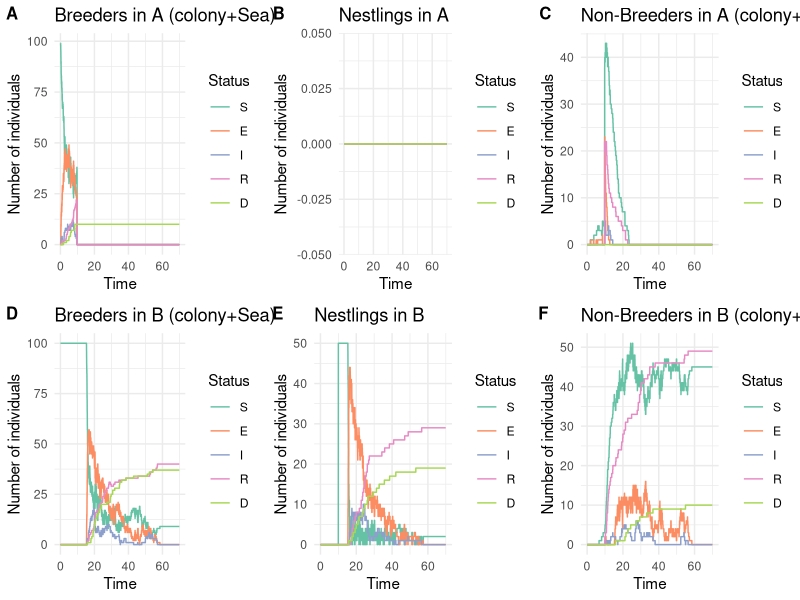

Reproduce this figure in R.









# Library -----------------------------------------------------------------

library(tidyverse)
library(ggplot2)
library(reshape2)
library(abind)
library(cowplot)


# Parameters --------------------------------------------------------------

# Simulation time

param = list( 
  
  # Epidemiological parameters
  
  # Transmission rate from exposed individuals and from infectious individuals in a colony
  beta = matrix(c(0.05, 0.55,
                  0.00, 0.00),
                nrow = 2, ncol = 2, byrow = T),
  # Rate of progression from exposed to infectious (inverse of incubation period)
  sigma = 1/10,
  # Rate of progression from infectious to exposed
  eta =  0.9, 
  # Recovery rate (inverse of infectious period)
  gamma = 1/3,
  # Disease-related mortality rate
  mu = 1/3 * 0.5,
  
  
  # Mobility  parameters
  
  # Transition from sea to the colony (breeders)
  zeta_to_colony = 1,
  # Transition from colony to the sea (breeders)
  zeta_to_sea = 1,
  # Transition from breeder to non-breeder (reproductive failure)
  psi = 0, #Attention départ en couple
  # Transition from sea to the colony (non-breeders)
  rho_to_colony = 1/7,
  # Transition from colony to the sea (non-breeders)
  rho_to_sea = 1/7 * 7,

  
  # Induced dispersion parameters
  
  # Proportion of dispersed adults
  prop_dispersal = 1,
  # Proportion of prospectors among dispersed adults
  prop_prospecting = 1/4,
  # Date of induced dispersion
  dispersal_date = 30,
  # Reaction time between 1rst death and induced dispersal
  dispersal_reaction_time = 8,
  
  # Demographic parameters
  hatching_date = 10

)




# Event rates -------------------------------------------------------------


calculate_rates = function(  beta_E_colony, beta_I_colony,
                             sigma,eta, gamma, mu,
                             zeta_to_colony, zeta_to_sea, psi, rho_to_colony, rho_to_sea,
                             prop_dispersal, prop_prospecting, dispersal_date,
                             hatching_date,
                             S_a, E_a, I_a, R_a, D_a,
                             S_sea_a, E_sea_a, I_sea_a, R_sea_a, D_sea_a,
                             S_sea_b, E_sea_b, I_sea_b, R_sea_b, D_sea_b,
                             S_b, E_b, I_b, R_b, D_b,
                             S_a_NB, E_a_NB, I_a_NB, R_a_NB, D_a_NB,
                             S_sea_a_NB, E_sea_a_NB, I_sea_a_NB, R_sea_a_NB, D_sea_a_NB,
                             S_sea_b_NB,  E_sea_b_NB, I_sea_b_NB, R_sea_b_NB, D_sea_b_NB,
                             S_b_NB, E_b_NB, I_b_NB, R_b_NB, D_b_NB,
                             S_a_N, E_a_N, I_a_N, R_a_N, D_a_N,
                             S_b_N, E_b_N, I_b_N, R_b_N, D_b_N){
  
  rates = c(
    
  # SEIR
  
  ## Nestlings
  ### Colony A
  "S_a_N_to_E_a_N" = beta_E_colony * S_a_N * (E_a+E_a_NB+E_a_N) + 
                     beta_I_colony * S_a_N * (I_a+I_a_NB+I_a_N),
  "E_a_N_to_S_a_N" = eta * E_a_N,
  "E_a_N_to_I_a_N" = sigma * E_a_N,
  "I_a_N_to_R_a_N" = gamma * I_a_N,
  "I_a_N_to_D_a_N" = mu * I_a_N,
  ### Colony B
  "S_b_N_to_E_b_N" = beta_E_colony * S_b_N * (E_b+E_b_NB+E_b_N) +
                     beta_I_colony * S_b_N * (I_b+I_b_NB+I_b_N),
  "E_b_N_to_S_b_N" = eta * E_b_N,
  "E_b_N_to_I_b_N" = sigma * E_b_N,
  "I_b_N_to_R_b_N" = gamma * I_b_N,
  "I_b_N_to_D_b_N" = mu * I_b_N,
  
  ## Non-Breeders
  ### Colony A
  "S_a_NB_to_E_a_NB" = beta_E_colony * S_a_NB * (E_a+E_a_NB+E_a_N) +
                       beta_I_colony * S_a_NB * (I_a+I_a_NB+I_a_N),
  "E_a_NB_to_S_a_NB" = eta * E_a_NB,
  "E_a_NB_to_I_a_NB" = sigma * E_a_NB,
  "I_a_NB_to_R_a_NB" = gamma * I_a_NB,
  "I_a_NB_to_D_a_NB" = mu * I_a_NB,
  ### Sea A
  "S_sea_a_NB_to_E_sea_a_NB" = 0,
  "E_sea_a_NB_to_S_sea_a_NB" = eta * E_sea_a_NB,
  "E_sea_a_NB_to_I_sea_a_NB" = sigma * E_sea_a_NB,
  "I_sea_a_NB_to_R_sea_a_NB" = gamma * I_sea_a_NB,
  "I_sea_a_NB_to_D_sea_a_NB" = mu * I_sea_a_NB,
  ### Sea B
  "S_sea_b_NB_to_E_sea_b_NB" = 0,
  "E_sea_b_NB_to_S_sea_b_NB" = eta * E_sea_b_NB,
  "E_sea_b_NB_to_I_sea_b_NB" = sigma * E_sea_b_NB,
  "I_sea_b_NB_to_R_sea_b_NB" = gamma * I_sea_b_NB,
  "I_sea_b_NB_to_D_sea_b_NB" = mu * I_sea_b_NB,
  ### Colony B
  "S_b_NB_to_E_b_NB" = beta_E_colony * S_b_NB * (E_b+E_b_NB+E_b_N) + 
                       beta_I_colony * S_b_NB * (I_b+I_b_NB+I_b_N),
  "E_b_NB_to_S_b_NB" = eta * E_b_NB,
  "E_b_NB_to_I_b_NB" = sigma * E_b_NB,
  "I_b_NB_to_R_b_NB" = gamma * I_b_NB,
  "I_b_NB_to_D_b_NB" = mu * I_b_NB,
  
  ## Breeders
  ### Colony A
  "S_a_to_E_a" = beta_E_colony * S_a * (E_a+E_a_NB+E_a_N) + 
                 beta_I_colony * S_a * (I_a+I_a_NB+I_a_N),
  "E_a_to_S_a" = eta * E_a,
  "E_a_to_I_a" = sigma * E_a,
  "I_a_to_R_a" = gamma * I_a,
  "I_a_to_D_a" = mu * I_a,
  ### Sea A
  "S_sea_a_to_E_sea_a" = 0,
  "E_sea_a_to_S_sea_a" = eta * E_sea_a,
  "E_sea_a_to_I_sea_a" = sigma * E_sea_a,
  "I_sea_a_to_R_sea_a" = gamma * I_sea_a,
  "I_sea_a_to_D_sea_a" = mu * I_sea_a,
  ### Sea B
  "S_sea_b_to_E_sea_b" = 0,
  "E_sea_b_to_S_sea_b" = eta * E_sea_b,
  "E_sea_b_to_I_sea_b" = sigma * E_sea_b,
  "I_sea_b_to_R_sea_b" = gamma * I_sea_b,
  "I_sea_b_to_D_sea_b" = mu * I_sea_b,
  ### Colony B
  "S_b_to_E_b" = beta_E_colony * S_b * (E_b+E_b_NB+E_b_N) + 
                 beta_I_colony * S_b * (I_b+I_b_NB+I_b_N),
  "E_b_to_S_b" = eta * E_b,
  "E_b_to_I_b" = sigma * E_b,
  "I_b_to_R_b" = gamma * I_b,
  "I_b_to_D_b" = mu * I_b,
  
  
  # Mobility
  ## Non-Breeders
  ### From colony A to sea A
  "S_a_NB_to_S_sea_a_NB" = rho_to_sea * S_a_NB,
  "E_a_NB_to_E_sea_a_NB" = rho_to_sea * E_a_NB,
  "I_a_NB_to_I_sea_a_NB" = rho_to_sea * I_a_NB,
  "R_a_NB_to_R_sea_a_NB" = rho_to_sea * R_a_NB,
  ### From sea A to colony A
  "S_sea_a_NB_to_S_a_NB" = rho_to_colony * S_sea_a_NB,
  "E_sea_a_NB_to_E_a_NB" = rho_to_colony * E_sea_a_NB,
  "I_sea_a_NB_to_I_a_NB" = rho_to_colony * I_sea_a_NB,
  "R_sea_a_NB_to_R_a_NB" = rho_to_colony * R_sea_a_NB,
  ### From colony B to sea B
  "S_b_NB_to_S_sea_b_NB" = rho_to_sea * S_b_NB,
  "E_b_NB_to_E_sea_b_NB" = rho_to_sea * E_b_NB,
  "I_b_NB_to_I_sea_b_NB" = rho_to_sea * I_b_NB,
  "R_b_NB_to_R_sea_b_NB" = rho_to_sea * R_b_NB,
  ### From sea B to colony B
  "S_sea_b_NB_to_S_b_NB" = rho_to_colony * S_sea_b_NB,
  "E_sea_b_NB_to_E_b_NB" = rho_to_colony * E_sea_b_NB,
  "I_sea_b_NB_to_I_b_NB" = rho_to_colony * I_sea_b_NB,
  "R_sea_b_NB_to_R_b_NB" = rho_to_colony * R_sea_b_NB,
  
  ## Breeders
  ### From colony A to sea A
  "S_a_to_S_sea_a" = zeta_to_sea * S_a,
  "E_a_to_E_sea_a" = zeta_to_sea * E_a,
  "I_a_to_I_sea_a" = zeta_to_sea * I_a,
  "R_a_to_R_sea_a" = zeta_to_sea * R_a,
  ### From sea A to colony A
  "S_sea_a_to_S_a" = zeta_to_colony * S_sea_a,
  "E_sea_a_to_E_a" = zeta_to_colony * E_sea_a,
  "I_sea_a_to_I_a" = zeta_to_colony * I_sea_a,
  "R_sea_a_to_R_a" = zeta_to_colony * R_sea_a,
  ### From colony B to sea B
  "S_b_to_S_sea_b" = zeta_to_sea * S_b,
  "E_b_to_E_sea_b" = zeta_to_sea * E_b,
  "I_b_to_I_sea_b" = zeta_to_sea * I_b,
  "R_b_to_R_sea_b" = zeta_to_sea * R_b,
  ### From sea B to colony B
  "S_sea_b_to_S_b" = zeta_to_colony * S_sea_b,
  "E_sea_b_to_E_b" = zeta_to_colony * E_sea_b,
  "I_sea_b_to_I_b" = zeta_to_colony * I_sea_b,
  "R_sea_b_to_R_b" = zeta_to_colony * R_sea_b,
  
  ## Prospecting
  ### From A to B
  "S_sea_a_NB_to_S_sea_b_NB" = prop_prospecting * S_sea_a_NB,
  "E_sea_a_NB_to_E_sea_b_NB" = prop_prospecting * E_sea_a_NB,
  "I_sea_a_NB_to_I_sea_b_NB" = prop_prospecting * I_sea_a_NB,
  "R_sea_a_NB_to_R_sea_b_NB" = prop_prospecting * R_sea_a_NB
  
  # Breeders become Non-Breeders
  
  # "S_a_to_S_a_NB" = psi * S_a,
  # "E_a_to_E_a_NB" = psi * E_a,
  # "I_a_to_I_a_NB" = psi * I_a,
  # "R_a_to_R_a_NB" = psi * R_a
  
  )
  return(rates)
}


# Gillespie SEIR model function
gillespie_seir = function(param = param, 
                          induced_dispersal = T,
                          initial_number_breeders_A = 50,
                          initial_number_infected_breeders_A = 1, 
                          initial_number_breeders_B = 50,
                          total_time = 70,
                          dispersal_stochactic = T) {
  
  # Initial state
  
  ## Nestlings
  ## In colony A
  N = 0                
  initial_infected = 0
  initial_exposed = 0
  initial_recovered = 0
  initial_susceptible = N - initial_infected - initial_exposed - initial_recovered
  initial_dead = 0
  
  initial_state_A_N = c(S = initial_susceptible,
                        E = initial_exposed,
                        I = initial_infected,
                        R = initial_recovered,
                        D = initial_dead)
  ## Nestlings
  ## In colony B
  N = 0                
  initial_infected = 0
  initial_exposed = 0
  initial_recovered = 0
  initial_susceptible = N - initial_infected - initial_exposed - initial_recovered
  initial_dead = 0
  
  initial_state_B_N = c(S = initial_susceptible,
                        E = initial_exposed,
                        I = initial_infected,
                        R = initial_recovered,
                        D = initial_dead)
  
  
  ## Breeders
  ## In colony A
  N = initial_number_breeders_A                 
  initial_infected = initial_number_infected_breeders_A
  initial_exposed = 0
  initial_recovered = 0
  initial_susceptible = N - initial_infected - initial_exposed - initial_recovered
  initial_dead = 0
  
  initial_state_A = c(S = initial_susceptible,
                      E = initial_exposed,
                      I = initial_infected,
                      R = initial_recovered,
                      D = initial_dead)
  
  ## At sea A
  N = 50                  
  initial_infected = 0
  initial_exposed = 0
  initial_recovered = 0
  initial_susceptible = N - initial_infected - initial_exposed - initial_recovered
  initial_dead = 0
  
  initial_state_sea_a = c(S = initial_susceptible,
                          E = initial_exposed,
                          I = initial_infected,
                          R = initial_recovered,
                          D = initial_dead)
  
  ## At sea B
  N = 50                
  initial_infected = 0
  initial_exposed = 0
  initial_recovered = 0
  initial_susceptible = N - initial_infected - initial_exposed - initial_recovered
  initial_dead = 0
  
  initial_state_sea_b = c(S = initial_susceptible,
                          E = initial_exposed,
                          I = initial_infected,
                          R = initial_recovered,
                          D = initial_dead)
  
  ## In colony B
  N = initial_number_breeders_B                  
  initial_infected = 0
  initial_exposed = 0
  initial_recovered = 0
  initial_susceptible = N - initial_infected - initial_exposed - initial_recovered
  initial_dead = 0
  
  initial_state_B <- c(S = initial_susceptible,
                       E = initial_exposed,
                       I = initial_infected,
                       R = initial_recovered,
                       D = initial_dead)
  
  ## Non-Breeders
  ## In colony A
  N = 0                  
  initial_infected = 0
  initial_exposed = 0
  initial_recovered = 0
  initial_susceptible = N - initial_infected - initial_exposed - initial_recovered
  initial_dead = 0
  
  initial_state_A_NB = c(S = initial_susceptible,
                         E = initial_exposed,
                         I = initial_infected,
                         R = initial_recovered,
                         D = initial_dead)
  
  ## At sea A
  N = 0                  
  initial_infected = 0
  initial_exposed = 0
  initial_recovered = 0
  initial_susceptible = N - initial_infected - initial_exposed - initial_recovered
  initial_dead = 0
  
  initial_state_sea_a_NB = c(S = initial_susceptible,
                             E = initial_exposed,
                             I = initial_infected,
                             R = initial_recovered,
                             D = initial_dead)
  
  ## At sea B
  N = 0                  
  initial_infected = 0
  initial_exposed = 0
  initial_recovered = 0
  initial_susceptible = N - initial_infected - initial_exposed - initial_recovered
  initial_dead = 0
  
  initial_state_sea_b_NB = c(S = initial_susceptible,
                             E = initial_exposed,
                             I = initial_infected,
                             R = initial_recovered,
                             D = initial_dead)
  
  ## In colony B
  N = 0                  
  initial_infected = 0
  initial_exposed = 0
  initial_recovered = 0
  initial_susceptible = N - initial_infected - initial_exposed - initial_recovered
  initial_dead = 0
  
  initial_state_B_NB <- c(S = initial_susceptible,
                          E = initial_exposed,
                          I = initial_infected,
                          R = initial_recovered,
                          D = initial_dead)
  
  
  initial_state = matrix(data = c(initial_state_A,
                                  initial_state_sea_a,
                                  initial_state_sea_b,
                                  initial_state_B,
                                  initial_state_A_NB,
                                  initial_state_sea_a_NB,
                                  initial_state_sea_b_NB,
                                  initial_state_B_NB,
                                  initial_state_A_N,
                                  initial_state_B_N), 
                         nrow = 10, ncol = 5, 
                         byrow = T)
  
  # Parameters
  
  beta_E_colony = param$beta[1,1]
  beta_I_colony = param$beta[1,2]
  
  sigma = param$sigma
  eta = param$eta
  gamma = param$gamma
  mu = param$mu
  
  zeta_to_colony = param$zeta_to_colony
  zeta_to_sea = param$zeta_to_sea
  psi = param$psi
  rho_to_colony = param$rho_to_colony
  rho_to_sea = param$rho_to_sea
  
  prop_dispersal = param$prop_dispersal
  prop_prospecting = param$prop_prospecting
  dispersal_date = param$dispersal_date
  dispersal_reaction_time = param$dispersal_reaction_time
  
  hatching_date = param$hatching_date
  
  # Initialization
  times = c(0)
  states = array(dim = c(10,5,1), data = initial_state)
  already_dispersed = F
  already_hatched = F
  first_death = F
  first_death_date = NA
  
  # Next event
  while (times[length(times)] < total_time) {
    
    S_a = states[1, 1, dim(states)[3]]
    E_a = states[1, 2, dim(states)[3]]
    I_a = states[1, 3, dim(states)[3]]
    R_a = states[1, 4, dim(states)[3]]
    D_a = states[1, 5, dim(states)[3]]
    
    S_sea_a = states[2, 1, dim(states)[3]]
    E_sea_a = states[2, 2, dim(states)[3]]
    I_sea_a = states[2, 3, dim(states)[3]]
    R_sea_a = states[2, 4, dim(states)[3]]
    D_sea_a = states[2, 5, dim(states)[3]]
    
    S_sea_b = states[3, 1, dim(states)[3]]
    E_sea_b = states[3, 2, dim(states)[3]]
    I_sea_b = states[3, 3, dim(states)[3]]
    R_sea_b = states[3, 4, dim(states)[3]]
    D_sea_b = states[3, 5, dim(states)[3]]
    
    S_b = states[4, 1, dim(states)[3]]
    E_b = states[4, 2, dim(states)[3]]
    I_b = states[4, 3, dim(states)[3]]
    R_b = states[4, 4, dim(states)[3]]
    D_b = states[4, 5, dim(states)[3]]
    
    S_a_NB = states[5, 1, dim(states)[3]]
    E_a_NB = states[5, 2, dim(states)[3]]
    I_a_NB = states[5, 3, dim(states)[3]]
    R_a_NB = states[5, 4, dim(states)[3]]
    D_a_NB = states[5, 5, dim(states)[3]]
    
    S_sea_a_NB = states[6, 1, dim(states)[3]]
    E_sea_a_NB = states[6, 2, dim(states)[3]]
    I_sea_a_NB = states[6, 3, dim(states)[3]]
    R_sea_a_NB = states[6, 4, dim(states)[3]]
    D_sea_a_NB = states[6, 5, dim(states)[3]]

    S_sea_b_NB = states[7, 1, dim(states)[3]]
    E_sea_b_NB = states[7, 2, dim(states)[3]]
    I_sea_b_NB = states[7, 3, dim(states)[3]]
    R_sea_b_NB = states[7, 4, dim(states)[3]]
    D_sea_b_NB = states[7, 5, dim(states)[3]]
    
    S_b_NB = states[8, 1, dim(states)[3]]
    E_b_NB = states[8, 2, dim(states)[3]]
    I_b_NB = states[8, 3, dim(states)[3]]
    R_b_NB = states[8, 4, dim(states)[3]]
    D_b_NB = states[8, 5, dim(states)[3]]
    
    S_a_N = states[9, 1, dim(states)[3]]
    E_a_N = states[9, 2, dim(states)[3]]
    I_a_N = states[9, 3, dim(states)[3]]
    R_a_N = states[9, 4, dim(states)[3]]
    D_a_N = states[9, 5, dim(states)[3]]
    
    S_b_N = states[10, 1, dim(states)[3]]
    E_b_N = states[10, 2, dim(states)[3]]
    I_b_N = states[10, 3, dim(states)[3]]
    R_b_N = states[10, 4, dim(states)[3]]
    D_b_N = states[10, 5, dim(states)[3]]
    
    # Rates of each possible event
    rates = calculate_rates(beta_E_colony, beta_I_colony,
                            sigma,eta, gamma, mu,
                            zeta_to_colony, zeta_to_sea, psi, rho_to_colony, rho_to_sea,
                            prop_dispersal, prop_prospecting, dispersal_date,
                            hatching_date,
                            S_a, E_a, I_a, R_a, D_a,
                            S_sea_a, E_sea_a, I_sea_a, R_sea_a, D_sea_a,
                            S_sea_b, E_sea_b, I_sea_b, R_sea_b, D_sea_b,
                            S_b, E_b, I_b, R_b, D_b,
                            S_a_NB, E_a_NB, I_a_NB, R_a_NB, D_a_NB,
                            S_sea_a_NB, E_sea_a_NB, I_sea_a_NB, R_sea_a_NB, D_sea_a_NB,
                            S_sea_b_NB,  E_sea_b_NB, I_sea_b_NB, R_sea_b_NB, D_sea_b_NB,
                            S_b_NB, E_b_NB, I_b_NB, R_b_NB, D_b_NB,
                            S_a_N, E_a_N, I_a_N, R_a_N, D_a_N,
                            S_b_N, E_b_N, I_b_N, R_b_N, D_b_N)

    total_rate = sum(rates)
    
    if (total_rate == 0) {
      break
    }
    
    time_step = rexp(1, total_rate)
    next_time = times[length(times)] + time_step
    
    
    # Hatching
    if (next_time > hatching_date & !already_hatched) { 
      
      S_a_N = round((S_a + E_a + I_a + R_a + S_sea_a + E_sea_a + I_sea_a + R_sea_a)/2)
      S_b_N = round((S_b + E_b + I_b + R_b + S_sea_b + E_sea_b + I_sea_b + R_sea_b)/2)
      
      already_hatched = T
      
      new_state = matrix(data = c(S_a, E_a, I_a, R_a, D_a,
                                  S_sea_a, E_sea_a, I_sea_a, R_sea_a, D_sea_a,
                                  S_sea_b, E_sea_b, I_sea_b, R_sea_b, D_sea_b,
                                  S_b, E_b, I_b, R_b, D_b,
                                  
                                  S_a_NB, E_a_NB, I_a_NB, R_a_NB, D_a_NB,
                                  S_sea_a_NB, E_sea_a_NB, I_sea_a_NB, R_sea_a_NB, D_sea_a_NB,
                                  S_sea_b_NB, E_sea_b_NB, I_sea_b_NB, R_sea_b_NB, D_sea_b_NB,
                                  S_b_NB, E_b_NB, I_b_NB, R_b_NB, D_b_NB,
                                  
                                  S_a_N, E_a_N, I_a_N, R_a_N, D_a_N,
                                  S_b_N, E_b_N, I_b_N, R_b_N, D_b_N),
                         nrow = 10, ncol = 5, 
                         byrow = T)
      
      states = abind(states, new_state)
      times = c(times, hatching_date)
      
      
      # Rates of each possible event
      rates =     rates = calculate_rates(beta_E_colony, beta_I_colony,
                                          sigma,eta, gamma, mu,
                                          zeta_to_colony, zeta_to_sea, psi, rho_to_colony, rho_to_sea,
                                          prop_dispersal, prop_prospecting, dispersal_date,
                                          hatching_date,
                                          S_a, E_a, I_a, R_a, D_a,
                                          S_sea_a, E_sea_a, I_sea_a, R_sea_a, D_sea_a,
                                          S_sea_b, E_sea_b, I_sea_b, R_sea_b, D_sea_b,
                                          S_b, E_b, I_b, R_b, D_b,
                                          S_a_NB, E_a_NB, I_a_NB, R_a_NB, D_a_NB,
                                          S_sea_a_NB, E_sea_a_NB, I_sea_a_NB, R_sea_a_NB, D_sea_a_NB,
                                          S_sea_b_NB,  E_sea_b_NB, I_sea_b_NB, R_sea_b_NB, D_sea_b_NB,
                                          S_b_NB, E_b_NB, I_b_NB, R_b_NB, D_b_NB,
                                          S_a_N, E_a_N, I_a_N, R_a_N, D_a_N,
                                          S_b_N, E_b_N, I_b_N, R_b_N, D_b_N)
      
      total_rate = sum(rates)
      
      if (total_rate == 0) {
        break
      }
      
      time_step = rexp(1, total_rate)
      next_time = times[length(times)] + time_step
      
    }
    
    
    # Induction of dispersion
    
    if (!first_death & D_a > 0){
      
      first_death_date = times[length(times)] 
      first_death = T
      
    }
    
    
    if (induced_dispersal){
      if (!already_dispersed){
        if ((dispersal_stochactic & first_death & next_time > first_death_date + dispersal_reaction_time) 
            # |
            # (!dispersal_stochactic & next_time > dispersal_date)
            ){
          
          # Dispersal of breeders
          
          # Number of adults in  A
          N_a = S_a + E_a + I_a + R_a + S_sea_a + E_sea_a + I_sea_a + R_sea_a
          # Number of adults A who are dispersed
          N_disp_a = round(N_a * prop_dispersal)
          # Distribution of dispersed adults by epidemiological status
          disp_a = sample(c(rep("S_a", S_a), rep("E_a", E_a),rep("I_a", I_a),rep("R_a", R_a),
                            rep("S_sea_a", S_sea_a), rep("E_sea_a", E_sea_a),rep("I_sea_a", I_sea_a),rep("R_sea_a", R_sea_a)),
                          size = N_disp_a, 
                          replace = F) %>% 
            factor(., levels = c("S_a","E_a","I_a","R_a",
                                 "S_sea_a","E_sea_a","I_sea_a","R_sea_a")) %>% 
            table()
          
          # Number of susceptible adults who are dispersed from A
          disp_S_a = disp_a["S_a"]
          disp_S_sea_a = disp_a["S_sea_a"]
          # Update of the number of susceptible adults
          S_a = S_a - disp_S_a
          S_sea_a = S_sea_a - disp_S_sea_a
          S_sea_a_NB = S_sea_a_NB + disp_S_a + disp_S_sea_a
          
          # Number of exposed  adults who are dispersed from A
          disp_E_a = disp_a["E_a"]
          disp_E_sea_a = disp_a["E_sea_a"]
          # Update of the number of exposed adults
          E_a = E_a - disp_E_a
          E_sea_a = E_sea_a - disp_E_sea_a
          E_sea_a_NB = E_sea_a_NB + disp_E_a + disp_E_sea_a
          
          # Number of infectious adults who are dispersed from A
          disp_I_a = disp_a["I_a"]
          disp_I_sea_a = disp_a["I_sea_a"]
          # Update of the number of infectious adults
          I_a = I_a - disp_I_a
          I_sea_a = I_sea_a - disp_I_sea_a
          I_sea_a_NB = I_sea_a_NB + disp_I_a + disp_I_sea_a
          
          # Number of recovered adults who are dispersed from A
          disp_R_a = disp_a["R_a"]
          disp_R_sea_a = disp_a["R_sea_a"]
          # Update of the number of recovered adults
          R_a = R_a - disp_R_a
          R_sea_a = R_sea_a - disp_R_sea_a
          R_sea_a_NB = R_sea_a_NB + disp_R_a + disp_R_sea_a
          
          # Death of nestlings
          
          D_a_N = D_a_N + S_a_N + E_a_N + I_a_N + R_a_N
          S_a_N = 0
          E_a_N = 0
          I_a_N = 0
          R_a_N = 0
          
          
          already_dispersed = T
          
          new_state = matrix(data = c(S_a, E_a, I_a, R_a, D_a,
                                      S_sea_a, E_sea_a, I_sea_a, R_sea_a, D_sea_a,
                                      S_sea_b, E_sea_b, I_sea_b, R_sea_b, D_sea_b,
                                      S_b, E_b, I_b, R_b, D_b,
                                      
                                      S_a_NB, E_a_NB, I_a_NB, R_a_NB, D_a_NB,
                                      S_sea_a_NB, E_sea_a_NB, I_sea_a_NB, R_sea_a_NB, D_sea_a_NB,
                                      S_sea_b_NB, E_sea_b_NB, I_sea_b_NB, R_sea_b_NB, D_sea_b_NB,
                                      S_b_NB, E_b_NB, I_b_NB, R_b_NB, D_b_NB,
                                      
                                      S_a_N, E_a_N, I_a_N, R_a_N, D_a_N,
                                      S_b_N, E_b_N, I_b_N, R_b_N, D_b_N),
                             nrow = 10, ncol = 5, 
                             byrow = T)
          
          states = abind(states, new_state)
          times = c(times, next_time)
          
          
          # Rates of each possible event
          rates =     rates = calculate_rates(beta_E_colony, beta_I_colony,
                                              sigma,eta, gamma, mu,
                                              zeta_to_colony, zeta_to_sea, psi, rho_to_colony, rho_to_sea,
                                              prop_dispersal, prop_prospecting, dispersal_date,
                                              hatching_date,
                                              S_a, E_a, I_a, R_a, D_a,
                                              S_sea_a, E_sea_a, I_sea_a, R_sea_a, D_sea_a,
                                              S_sea_b, E_sea_b, I_sea_b, R_sea_b, D_sea_b,
                                              S_b, E_b, I_b, R_b, D_b,
                                              S_a_NB, E_a_NB, I_a_NB, R_a_NB, D_a_NB,
                                              S_sea_a_NB, E_sea_a_NB, I_sea_a_NB, R_sea_a_NB, D_sea_a_NB,
                                              S_sea_b_NB,  E_sea_b_NB, I_sea_b_NB, R_sea_b_NB, D_sea_b_NB,
                                              S_b_NB, E_b_NB, I_b_NB, R_b_NB, D_b_NB,
                                              S_a_N, E_a_N, I_a_N, R_a_N, D_a_N,
                                              S_b_N, E_b_N, I_b_N, R_b_N, D_b_N)
          
          total_rate = sum(rates)
          
          if (total_rate == 0) {
            break
          }
          
          time_step = rexp(1, total_rate)
          next_time = times[length(times)] + time_step
          
          
        }

      }
    }
    

    times = c(times, next_time)
    
    transition = sample(names(rates), 1, prob = rates / total_rate)
    
    if (transition == "S_a_to_E_a") {
      S_a = S_a - 1
      E_a = E_a + 1
    } else if (transition == "E_a_to_S_a") {
      E_a = E_a - 1
      S_a = S_a + 1
    } else if (transition == "E_a_to_I_a") {
      E_a = E_a - 1
      I_a = I_a + 1
    } else if (transition == "I_a_to_R_a") {
      I_a = I_a - 1
      R_a = R_a + 1
    } else if (transition == "I_a_to_D_a") {
      I_a = I_a - 1
      D_a = D_a + 1
      if (S_a_N + E_a_N + I_a_N + R_a_N > 0){
        nestling = sample(c(rep("S_a_N", S_a_N), rep("E_a_N", E_a_N),rep("I_a_N", I_a_N),rep("R_a_N", R_a_N)),
                          size = 1)
        if (nestling == "S_a_N"){
          S_a_N = S_a_N - 1
          D_a_N = D_a_N + 1
        } else if (partner == "E_a_N"){
          E_a_N = E_a_N - 1
          D_a_N = D_a_N + 1
        } else if (partner == "I_a_N"){
          I_a_N = I_a_N - 1
          D_a_N = D_a_N + 1
        } else if (partner == "R_a_N"){
          R_a_N = R_a_N - 1
          D_a_N = D_a_N + 1
        }
      }

      partner = sample(c(rep("S_a", S_a), rep("E_a", E_a),rep("I_a", I_a),rep("R_a", R_a),
                         rep("S_sea_a", S_a), rep("E_sea_a", E_a),rep("I_sea_a", I_a),rep("R_sea_a", R_a)),
      size = 1)
      if (partner == "S_a"){
        S_a = S_a - 1
        S_a_NB = S_a_NB + 1
      } else if (partner == "E_a"){
        E_a = E_a - 1
        E_a_NB = E_a_NB + 1
      } else if (partner == "I_a"){
        I_a = I_a - 1
        I_a_NB = I_a_NB + 1
      } else if (partner == "R_a"){
        R_a = R_a - 1
        R_a_NB = R_a_NB + 1
      } else if (partner == "S_sea_a"){
        S_sea_a = S_sea_a - 1
        S_sea_a_NB = S_sea_a_NB + 1
      } else if (partner == "E_sea_a"){
        E_sea_a = E_sea_a - 1
        E_sea_a_NB = E_sea_a_NB + 1
      } else if (partner == "I_sea_a"){
        I_sea_a = I_sea_a - 1
        I_sea_a_NB = I_sea_a_NB + 1
      } else if (partner == "R_sea_a"){
        R_sea_a = R_sea_a - 1
        R_sea_a_NB = R_sea_a_NB + 1
      }
    } else if (transition == "S_sea_a_to_E_sea_a") {
      S_sea_a = S_sea_a - 1
      E_sea_a = E_sea_a + 1
    } else if (transition == "E_sea_a_to_S_sea_a") {
      E_sea_a = E_sea_a - 1
      S_sea_a = S_sea_a + 1
    } else if (transition == "E_sea_a_to_I_sea_a") {
      E_sea_a = E_sea_a - 1
      I_sea_a = I_sea_a + 1
    } else if (transition == "I_sea_a_to_R_sea_a") {
      I_sea_a = I_sea_a - 1
      R_sea_a = R_sea_a + 1
    } else if (transition == "I_sea_a_to_D_sea_a") {
      I_sea_a = I_sea_a - 1
      D_sea_a = D_sea_a + 1
    } else if (transition == "S_sea_b_to_E_sea_b") {
      S_sea_b = S_sea_b - 1
      E_sea_b = E_sea_b + 1
    } else if (transition == "E_sea_b_to_S_sea_b") {
      E_sea_b = E_sea_b - 1
      S_sea_b = S_sea_b + 1
    } else if (transition == "E_sea_b_to_I_sea_b") {
      E_sea_b = E_sea_b - 1
      I_sea_b = I_sea_b + 1
    } else if (transition == "I_sea_b_to_R_sea_b") {
      I_sea_b = I_sea_b - 1
      R_sea_b = R_sea_b + 1
    } else if (transition == "I_sea_b_to_D_sea_b") {
      I_sea_b = I_sea_b - 1
      D_sea_b = D_sea_b + 1
    } else if (transition == "S_b_to_E_b") {
      S_b = S_b - 1
      E_b = E_b + 1
    } else if (transition == "E_b_to_S_b") {
      E_b = E_b - 1
      S_b = S_b + 1
    } else if (transition == "E_b_to_I_b") {
      E_b = E_b - 1
      I_b = I_b + 1
    } else if (transition == "I_b_to_R_b") {
      I_b = I_b - 1
      R_b = R_b + 1
    } else if (transition == "I_b_to_D_b") {
      I_b = I_b - 1
      D_b = D_b + 1
      partner = sample(c(rep("S_b", S_b), rep("E_b", E_b),rep("I_b", I_b),rep("R_b", R_b),
                         rep("S_sea_b", S_b), rep("E_sea_b", E_b),rep("I_sea_b", I_b),rep("R_sea_b", R_b)),
                       size = 1)
      if (partner == "S_b"){
        S_b = S_b - 1
        S_b_NB = S_b_NB + 1
      } else if (partner == "E_b"){
        E_b = E_b - 1
        E_b_NB = E_b_NB + 1
      } else if (partner == "I_b"){
        I_b = I_b - 1
        I_b_NB = I_b_NB + 1
      } else if (partner == "R_b"){
        R_b = R_b - 1
        R_b_NB = R_b_NB + 1
      } else if (partner == "S_sea_b"){
        S_sea_b = S_sea_b - 1
        S_sea_b_NB = S_sea_b_NB + 1
      } else if (partner == "E_sea_b"){
        E_sea_b = E_sea_b - 1
        E_sea_b_NB = E_sea_b_NB + 1
      } else if (partner == "I_sea_b"){
        I_sea_b = I_sea_b - 1
        I_sea_b_NB = I_sea_b_NB + 1
      } else if (partner == "R_sea_b"){
        R_sea_b = R_sea_b - 1
        R_sea_b_NB = R_sea_b_NB + 1
      }
      
    } else if (transition == "S_a_to_S_sea_a") {
      S_a = S_a - 1
      S_sea_a = S_sea_a + 1
    } else if (transition == "E_a_to_E_sea_a") {
      E_a = E_a - 1
      E_sea_a = E_sea_a + 1
    } else if (transition == "I_a_to_I_sea_a") {
      I_a = I_a - 1
      I_sea_a = I_sea_a + 1
    } else if (transition == "R_a_to_R_sea_a") {
      R_a = R_a - 1
      R_sea_a = R_sea_a + 1
    } else if (transition == "S_b_to_S_sea_b") {
      S_b = S_b - 1
      S_sea_b = S_sea_b + 1
    } else if (transition == "E_b_to_E_sea_b") {
      E_b = E_b - 1
      E_sea_b = E_sea_b + 1
    } else if (transition == "I_b_to_I_sea_b") {
      I_b = I_b - 1
      I_sea_b = I_sea_b + 1
    } else if (transition == "R_b_to_R_sea_b") {
      R_b = R_b - 1
      R_sea_b = R_sea_b + 1
    }else if (transition == "S_sea_a_to_S_a") {
      S_a = S_a + 1
      S_sea_a = S_sea_a - 1
    } else if (transition == "E_sea_a_to_E_a") {
      E_a = E_a + 1
      E_sea_a = E_sea_a - 1
    } else if (transition == "I_sea_a_to_I_a") {
      I_a = I_a + 1
      I_sea_a = I_sea_a - 1
    } else if (transition == "R_sea_a_to_R_a") {
      R_a = R_a + 1
      R_sea_a = R_sea_a - 1
    } else if (transition == "S_sea_b_to_S_b") {
      S_b = S_b + 1
      S_sea_b = S_sea_b - 1
    } else if (transition == "E_sea_b_to_E_b") {
      E_b = E_b + 1
      E_sea_b = E_sea_b - 1
    } else if (transition == "I_sea_b_to_I_b") {
      I_b = I_b + 1
      I_sea_b = I_sea_b - 1
    } else if (transition == "R_sea_b_to_R_b") {
      R_b = R_b + 1
      R_sea_b = R_sea_b - 1
    } else if (transition == "S_a_to_E_a_NB") {
      S_a_NB = S_a_NB - 1
      E_a_NB = E_a_NB + 1
    } else if (transition == "E_a_NB_to_S_a_NB") {
      E_a_NB = E_a_NB - 1
      S_a_NB = S_a_NB + 1
    } else if (transition == "E_a_NB_to_I_a_NB") {
      E_a_NB = E_a_NB - 1
      I_a_NB = I_a_NB + 1
    } else if (transition == "I_a_NB_to_R_a_NB") {
      I_a_NB = I_a_NB - 1
      R_a_NB = R_a_NB + 1
    } else if (transition == "I_a_NB_to_D_a_NB") {
      I_a_NB = I_a_NB - 1
      D_a_NB = D_a_NB + 1
    } else if (transition == "S_sea_a_NB_to_E_sea_a_NB") {
      S_sea_a_NB = S_sea_a_NB - 1
      E_sea_a_NB = E_sea_a_NB + 1
    } else if (transition == "E_sea_a_NB_to_S_sea_a_NB") {
      E_sea_a_NB = E_sea_a_NB - 1
      S_sea_a_NB = S_sea_a_NB + 1
    } else if (transition == "E_sea_a_NB_to_I_sea_a_NB") {
      E_sea_a_NB = E_sea_a_NB - 1
      I_sea_a_NB = I_sea_a_NB + 1
    } else if (transition == "I_sea_a_NB_to_R_sea_a_NB") {
      I_sea_a_NB = I_sea_a_NB - 1
      R_sea_a_NB = R_sea_a_NB + 1
    } else if (transition == "I_sea_a_NB_to_D_sea_a_NB") {
      I_sea_a_NB = I_sea_a_NB - 1
      D_sea_a_NB = D_sea_a_NB + 1
    } else if (transition == "S_sea_b_NB_to_E_sea_b_NB") {
      S_sea_b_NB = S_sea_b_NB - 1
      E_sea_b_NB = E_sea_b_NB + 1
    } else if (transition == "E_sea_b_NB_to_S_sea_b_NB") {
      E_sea_b_NB = E_sea_b_NB - 1
      S_sea_b_NB = S_sea_b_NB + 1
    } else if (transition == "E_sea_b_NB_to_I_sea_b_NB") {
      E_sea_b_NB = E_sea_b_NB - 1
      I_sea_b_NB = I_sea_b_NB + 1
    } else if (transition == "I_sea_b_NB_to_R_sea_b_NB") {
      I_sea_b_NB = I_sea_b_NB - 1
      R_sea_b_NB = R_sea_b_NB + 1
    } else if (transition == "I_sea_b_NB_to_D_sea_b_NB") {
      I_sea_b_NB = I_sea_b_NB - 1
      D_sea_b_NB = D_sea_b_NB + 1
    } else if (transition == "S_b_NB_to_E_b_NB") {
      S_b_NB = S_b_NB - 1
      E_b_NB = E_b_NB + 1
    } else if (transition == "E_b_NB_to_S_b_NB") {
      E_b_NB = E_b_NB - 1
      S_b_NB = S_b_NB + 1
    } else if (transition == "E_b_NB_to_I_b_NB") {
      E_b_NB = E_b_NB - 1
      I_b_NB = I_b_NB + 1
    } else if (transition == "I_b_NB_to_R_b_NB") {
      I_b_NB = I_b_NB - 1
      R_b_NB = R_b_NB + 1
    } else if (transition == "I_b_NB_to_D_b_NB") {
      I_b_NB = I_b_NB - 1
      D_b_NB = D_b_NB + 1
    } else if (transition == "S_a_NB_to_S_sea_a_NB") {
      S_a_NB = S_a_NB - 1
      S_sea_a_NB = S_sea_a_NB + 1
    } else if (transition == "E_a_NB_to_E_sea_a_NB") {
      E_a_NB = E_a_NB - 1
      E_sea_a_NB = E_sea_a_NB + 1
    } else if (transition == "I_a_NB_to_I_sea_a_NB") {
      I_a_NB = I_a_NB - 1
      I_sea_a_NB = I_sea_a_NB + 1
    } else if (transition == "R_a_NB_to_R_sea_a_NB") {
      R_a_NB = R_a_NB - 1
      R_sea_a_NB = R_sea_a_NB + 1
    } else if (transition == "S_b_NB_to_S_sea_b_NB") {
      S_b_NB = S_b_NB - 1
      S_sea_b_NB = S_sea_b_NB + 1
    } else if (transition == "E_b_NB_to_E_sea_b_NB") {
      E_b_NB = E_b_NB - 1
      E_sea_b_NB = E_sea_b_NB + 1
    } else if (transition == "I_b_NB_to_I_sea_b_NB") {
      I_b_NB = I_b_NB - 1
      I_sea_b_NB = I_sea_b_NB + 1
    } else if (transition == "R_b_NB_to_R_sea_b_NB") {
      R_b_NB = R_b_NB - 1
      R_sea_b_NB = R_sea_b_NB + 1
    }else if (transition == "S_sea_a_NB_to_S_a_NB") {
      S_a_NB = S_a_NB + 1
      S_sea_a_NB = S_sea_a_NB - 1
    } else if (transition == "E_sea_a_NB_to_E_a_NB") {
      E_a_NB = E_a_NB + 1
      E_sea_a_NB = E_sea_a_NB - 1
    } else if (transition == "I_sea_a_NB_to_I_a_NB") {
      I_a_NB = I_a_NB + 1
      I_sea_a_NB = I_sea_a_NB - 1
    } else if (transition == "R_sea_a_NB_to_R_a_NB") {
      R_a_NB = R_a_NB + 1
      R_sea_a_NB = R_sea_a_NB - 1
    } else if (transition == "S_sea_b_NB_to_S_b_NB") {
      S_b_NB = S_b_NB + 1
      S_sea_b_NB = S_sea_b_NB - 1
    } else if (transition == "E_sea_b_NB_to_E_b_NB") {
      E_b_NB = E_b_NB + 1
      E_sea_b_NB = E_sea_b_NB - 1
    } else if (transition == "I_sea_b_NB_to_I_b_NB") {
      I_b_NB = I_b_NB + 1
      I_sea_b_NB = I_sea_b_NB - 1
    } else if (transition == "R_sea_b_NB_to_R_b_NB") {
      R_b_NB = R_b_NB + 1
      R_sea_b_NB = R_sea_b_NB - 1
    } else if (transition == "S_a_to_S_a_NB") {
      S_a = S_a - 2
      S_a_NB = S_a_NB + 2
    } else if (transition == "E_a_to_E_a_NB") {
      E_a = E_a - 2
      E_a_NB = E_a_NB + 2
    } else if (transition == "I_a_to_I_a_NB") {
      I_a = I_a - 2
      I_a_NB = I_a_NB + 2
    } else if (transition == "E_a_to_E_a_NB") {
      R_a = R_a - 2
      R_a_NB = R_a_NB + 2
    } else if (transition == "S_sea_a_NB_to_S_sea_b_NB") {
      S_sea_a_NB = S_sea_a_NB - 1
      S_sea_b_NB = S_sea_b_NB + 1
    }else if (transition == "E_sea_a_NB_to_E_sea_b_NB") {
      E_sea_a_NB = E_sea_a_NB - 1
      E_sea_b_NB = E_sea_b_NB + 1
    }else if (transition == "I_sea_a_NB_to_I_sea_b_NB") {
      I_sea_a_NB = I_sea_a_NB - 1
      I_sea_b_NB = I_sea_b_NB + 1
    }else if (transition == "R_sea_a_NB_to_R_sea_b_NB") {
      R_sea_a_NB = R_sea_a_NB - 1
      R_sea_b_NB = R_sea_b_NB + 1
    }else if (transition == "S_a_N_to_E_a_N"){
      S_a_N = S_a_N - 1
      E_a_N = E_a_N + 1
    }else if (transition == "E_a_N_to_S_a_N"){
      E_a_N = E_a_N - 1
      S_a_N = S_a_N + 1
    }else if (transition == "E_a_N_to_I_a_N"){
      E_a_N = E_a_N - 1
      I_a_N = I_a_N + 1
    }else if (transition == "I_a_N_to_R_a_N"){
      I_a_N = I_a_N - 1
      R_a_N = R_a_N + 1
    }else if (transition == "I_a_N_to_R_a_N"){
      I_a_N = I_a_N - 1
      R_a_N = R_a_N + 1
    }else if (transition == "I_a_N_to_D_a_N"){
      I_a_N = I_a_N - 1
      D_a_N = D_a_N + 1
      
      parent1 = sample(c(rep("S_b", S_b), rep("E_b", E_b),rep("I_b", I_b),rep("R_b", R_b),
                         rep("S_sea_b", S_b), rep("E_sea_b", E_b),rep("I_sea_b", I_b),rep("R_sea_b", R_b)),
                       size = 1)
      
      if (parent1 == "S_b"){
        S_b = S_b - 1
        S_b_NB = S_b_NB + 1
      } else if (parent1 == "E_b"){
        E_b = E_b - 1
        E_b_NB = E_b_NB + 1
      } else if (parent1 == "I_b"){
        I_b = I_b - 1
        I_b_NB = I_b_NB + 1
      } else if (parent1 == "R_b"){
        R_b = R_b - 1
        R_b_NB = R_b_NB + 1
      } else if (parent1 == "S_sea_b"){
        S_sea_b = S_sea_b - 1
        S_sea_b_NB = S_sea_b_NB + 1
      } else if (parent1 == "E_sea_b"){
        E_sea_b = E_sea_b - 1
        E_sea_b_NB = E_sea_b_NB + 1
      } else if (parent1 == "I_sea_b"){
        I_sea_b = I_sea_b - 1
        I_sea_b_NB = I_sea_b_NB + 1
      } else if (parent1 == "R_sea_b"){
        R_sea_b = R_sea_b - 1
        R_sea_b_NB = R_sea_b_NB + 1
      }
      
      parent2 = sample(c(rep("S_b", S_b), rep("E_b", E_b),rep("I_b", I_b),rep("R_b", R_b),
                         rep("S_sea_b", S_b), rep("E_sea_b", E_b),rep("I_sea_b", I_b),rep("R_sea_b", R_b)),
                       size = 1)
      
      if (parent2 == "S_b"){
        S_b = S_b - 1
        S_b_NB = S_b_NB + 1
      } else if (parent2 == "E_b"){
        E_b = E_b - 1
        E_b_NB = E_b_NB + 1
      } else if (parent2 == "I_b"){
        I_b = I_b - 1
        I_b_NB = I_b_NB + 1
      } else if (parent2 == "R_b"){
        R_b = R_b - 1
        R_b_NB = R_b_NB + 1
      } else if (parent2 == "S_sea_b"){
        S_sea_b = S_sea_b - 1
        S_sea_b_NB = S_sea_b_NB + 1
      } else if (parent2 == "E_sea_b"){
        E_sea_b = E_sea_b - 1
        E_sea_b_NB = E_sea_b_NB + 1
      } else if (parent2 == "I_sea_b"){
        I_sea_b = I_sea_b - 1
        I_sea_b_NB = I_sea_b_NB + 1
      } else if (parent2 == "R_sea_b"){
        R_sea_b = R_sea_b - 1
        R_sea_b_NB = R_sea_b_NB + 1
      }
      
      
      
    }else if (transition == "S_b_N_to_E_b_N"){
      S_b_N = S_b_N - 1
      E_b_N = E_b_N + 1
    }else if (transition == "E_b_N_to_S_b_N"){
      E_b_N = E_b_N - 1
      S_b_N = S_b_N + 1
    }else if (transition == "E_b_N_to_I_b_N"){
      E_b_N = E_b_N - 1
      I_b_N = I_b_N + 1
    }else if (transition == "I_b_N_to_R_b_N"){
      I_b_N = I_b_N - 1
      R_b_N = R_b_N + 1
    }else if (transition == "I_b_N_to_R_b_N"){
      I_b_N = I_b_N - 1
      R_b_N = R_b_N + 1
    }else if (transition == "I_b_N_to_D_b_N"){
      I_b_N = I_b_N - 1
      D_b_N = D_b_N + 1
    }
    
    new_state = matrix(data = c(S_a, E_a, I_a, R_a, D_a,
                                S_sea_a, E_sea_a, I_sea_a, R_sea_a, D_sea_a,
                                S_sea_b, E_sea_b, I_sea_b, R_sea_b, D_sea_b,
                                S_b, E_b, I_b, R_b, D_b,
                                
                                S_a_NB, E_a_NB, I_a_NB, R_a_NB, D_a_NB,
                                S_sea_a_NB, E_sea_a_NB, I_sea_a_NB, R_sea_a_NB, D_sea_a_NB,
                                S_sea_b_NB, E_sea_b_NB, I_sea_b_NB, R_sea_b_NB, D_sea_b_NB,
                                S_b_NB, E_b_NB, I_b_NB, R_b_NB, D_b_NB,
                                
                                S_a_N, E_a_N, I_a_N, R_a_N, D_a_N,
                                S_b_N, E_b_N, I_b_N, R_b_N, D_b_N),
                           nrow = 10, ncol = 5, 
                           byrow = T)
    
    #print(new_state)
    
    states = abind(states, new_state)

  }
  
  output = data.frame(
    time = times,
    S_a = states[1, 1, ],
    E_a = states[1, 2, ],
    I_a = states[1, 3, ],
    R_a = states[1, 4, ],
    D_a = states[1, 5, ],
    S_sea_a = states[2, 1, ],
    E_sea_a = states[2, 2, ],
    I_sea_a = states[2, 3, ],
    R_sea_a = states[2, 4, ],
    D_sea_a = states[2, 5, ],
    S_sea_b = states[3, 1, ],
    E_sea_b = states[3, 2, ],
    I_sea_b = states[3, 3, ],
    R_sea_b = states[3, 4, ],
    D_sea_b = states[3, 5, ],
    S_b = states[4, 1, ],
    E_b = states[4, 2, ],
    I_b = states[4, 3, ],
    R_b = states[4, 4, ],
    D_b = states[4, 5, ],
    
    S_a_NB = states[5, 1, ],
    E_a_NB = states[5, 2, ],
    I_a_NB = states[5, 3, ],
    R_a_NB = states[5, 4, ],
    D_a_NB = states[5, 5, ],
    S_sea_a_NB = states[6, 1, ],
    E_sea_a_NB = states[6, 2, ],
    I_sea_a_NB = states[6, 3, ],
    R_sea_a_NB = states[6, 4, ],
    D_sea_a_NB = states[6, 5, ],
    S_sea_b_NB = states[7, 1, ],
    E_sea_b_NB = states[7, 2, ],
    I_sea_b_NB = states[7, 3, ],
    R_sea_b_NB = states[7, 4, ],
    D_sea_b_NB = states[7, 5, ],
    S_b_NB = states[8, 1, ],
    E_b_NB = states[8, 2, ],
    I_b_NB = states[8, 3, ],
    R_b_NB = states[8, 4, ],
    D_b_NB = states[8, 5, ],
    
    S_a_N = states[9, 1, ],
    E_a_N = states[9, 2, ],
    I_a_N = states[9, 3, ],
    R_a_N = states[9, 4, ],
    D_a_N = states[9, 5, ],
    S_b_N = states[10, 1, ],
    E_b_N = states[10, 2, ],
    I_b_N = states[10, 3, ],
    R_b_N = states[10, 4, ],
    D_b_N = states[10, 5, ]) %>% 
    mutate(
    S_a_total = S_a + S_sea_a,
    E_a_total = E_a + E_sea_a,
    I_a_total = I_a + I_sea_a,
    R_a_total = R_a + R_sea_a,
    D_a_total = D_a + D_sea_a,
    
    S_b_total = S_b + S_sea_b,
    E_b_total = E_b + E_sea_b,
    I_b_total = I_b + I_sea_b,
    R_b_total = R_b + R_sea_b,
    D_b_total = D_b + D_sea_b,
    
    S_a_NB_total = S_a_NB + S_sea_a_NB,
    E_a_NB_total = E_a_NB + E_sea_a_NB,
    I_a_NB_total = I_a_NB + I_sea_a_NB,
    R_a_NB_total = R_a_NB + R_sea_a_NB,
    D_a_NB_total = D_a_NB + D_sea_a_NB,
    
    S_b_NB_total = S_b_NB + S_sea_b_NB,
    E_b_NB_total = E_b_NB + E_sea_b_NB,
    I_b_NB_total = I_b_NB + I_sea_b_NB,
    R_b_NB_total = R_b_NB + R_sea_b_NB,
    D_b_NB_total = D_b_NB + D_sea_b_NB
  )
  
  return(output)
}

# Run simulation

output = gillespie_seir(param = param, 
                        induced_dispersal = T,
                        initial_number_breeders_A = 50,
                        initial_number_infected_breeders_A = 1, 
                        initial_number_breeders_B = 50,
                        total_time = 70,
                        dispersal_stochactic = T)



# Plot results
output_long = melt(output[1:nrow(output)-1, ], id = "time")

output_a = output_long %>% filter(variable %in% c("S_a_total", "E_a_total", "I_a_total", "R_a_total", "D_a_total"))
plot_a = ggplot(output_a, aes(x = time, y = value, color = variable)) +
  geom_line() +
  labs(x = "Time", y = "Number of individuals", color = "Status") +
  theme_minimal() +
  ggtitle("Breeders in A (colony+Sea)")+
  scale_color_brewer(palette="Set2", labels = c("S", "E", "I", "R", "D"))


output_a_N = output_long %>% filter(variable %in% c("S_a_N", "E_a_N", "I_a_N", "R_a_N", "D_a_N"))
plot_a_N = ggplot(output_a_N, aes(x = time, y = value, color = variable)) +
  geom_line() +
  labs(x = "Time", y = "Number of individuals", color = "Status") +
  theme_minimal() +
  ggtitle("Nestlings in A")+
  scale_color_brewer(palette="Set2", labels = c("S", "E", "I", "R", "D"))


output_a_NB = output_long %>% filter(variable %in% c("S_a_NB_total", "E_a_NB_total", "I_a_NB_total", "R_a_NB_total", "D_a_NB_total"))
plot_a_NB = ggplot(output_a_NB, aes(x = time, y = value, color = variable)) +
  geom_line() +
  labs(x = "Time", y = "Number of individuals", color = "Status") +
  theme_minimal() +
  ggtitle("Non-Breeders in A (colony+Sea)")+
  scale_color_brewer(palette="Set2", labels = c("S", "E", "I", "R", "D"))


output_b = output_long %>% filter(variable %in% c("S_b_total", "E_b_total", "I_b_total", "R_b_total", "D_b_total"))
plot_b = ggplot(output_b, aes(x = time, y = value, color = variable)) +
  geom_line() +
  labs(x = "Time", y = "Number of individuals", color = "Status") +
  theme_minimal() +
  ggtitle("Breeders in B (colony+Sea)")+
  scale_color_brewer(palette="Set2", labels = c("S", "E", "I", "R", "D"))


output_b_N = output_long %>% filter(variable %in% c("S_b_N", "E_b_N", "I_b_N", "R_b_N", "D_b_N"))
plot_b_N = ggplot(output_b_N, aes(x = time, y = value, color = variable)) +
  geom_line() +
  labs(x = "Time", y = "Number of individuals", color = "Status") +
  theme_minimal() +
  ggtitle("Nestlings in B")+
  scale_color_brewer(palette="Set2", labels = c("S", "E", "I", "R", "D"))


output_b_NB = output_long %>% filter(variable %in% c("S_b_NB_total", "E_b_NB_total", "I_b_NB_total", "R_b_NB_total", "D_b_NB_total"))
plot_b_NB = ggplot(output_b_NB, aes(x = time, y = value, color = variable)) +
  geom_line() +
  labs(x = "Time", y = "Number of individuals", color = "Status") +
  theme_minimal() +
  ggtitle("Non-Breeders in B (colony+Sea)")+
  scale_color_brewer(palette="Set2", labels = c("S", "E", "I", "R", "D"))

plot_grid(plot_a, plot_a_N, plot_a_NB,
          plot_b, plot_b_N, plot_b_NB,
          labels = c("A", "B", "C",
                     "D", "E", "F"),
          label_size = 12)

# 
# summary_output = function(output){
#   
#   N_a = output[1, c("S_a", "I_a")] %>% sum()
#   
#   max_infected_a = max(output[, "I_a"]) 
#   prop_max_infected_a = max_infected_a / N_a
#   dead_a = output[nrow(output), "D_a"]
#   prop_dead_a = dead_a / N_a
#   
#   max_infected_sea = max(output[, "I_sea"]) 
#   dead_sea = output[nrow(output), "D_sea"]
#   
#   prop_non_exposed_from_a = (output[nrow(output), "S_a"] + output[nrow(output), "S_sea"] - output[1, "S_sea"] ) / N_a
#   
#   return( data.frame(
#     N_a = N_a,
#     max_infected_a = max_infected_a,
#     prop_max_infected_a = prop_max_infected_a,
#     dead_a = dead_a,
#     prop_dead_a = prop_dead_a,
#     max_infected_sea = max_infected_sea,
#     dead_sea = dead_sea,
#     prop_non_exposed_from_a = prop_non_exposed_from_a
#     
#   ))
# }
# 
# 
# output_long_list = data.frame()
# response_list = data.frame()
# 
# nb_iterations = 8
# 
# for (i in 1:nb_iterations){
#   
#   output = gillespie_seir(epi_param, initial_state, total_time)
#   output_long = melt(output, id = "time")
#   
#   output_long_i = cbind(output_long,
#                          data.frame(simulation = rep(i, times = nrow(output_long))))
#   
#   output_long_list = rbind(output_long_list, output_long_i)
#   response_list = rbind(response_list, summary_output(output))
#   
# }
# 
# 
# output_a = output_long_list %>% filter(variable %in% c("S_a", "E_a", "I_a", "R_a", "D_a"))
# 
# p = ggplot()
# for(i in 1:nb_iterations){
#   p = p + geom_line(data = output_a %>% subset(., simulation == i )
#                     , aes(x = time, y = value, color = variable)) 
# }
# p = p +
#   labs(x = "Time", y = "Number of individuals", color = "Compartment") +
#   theme_minimal() +
#   ggtitle("Stochastic SEIR Model Simulation (Gillespie Algorithm)")
# 
# 
# p
# 
# 
# data_long = pivot_longer(response_list, cols = -N_a, names_to = "variable", values_to = "value")
# 
# # Créer les diagrammes en violon pour chaque variable
# ggplot(data_long %>% subset(., variable %in% c("dead_a", "max_infected_a")),
#        aes(x = variable, y = value)) +
#   geom_violin() + 
#   geom_dotplot(binaxis='y', stackdir='center', dotsize=1)
# 
# 
